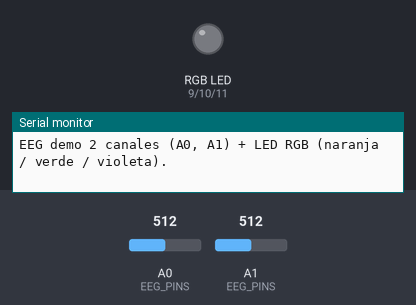
Bench run of a sketch on a simulated Arduino Uno, built with avr-gcc and run on an emulated ATmega328P. On the bench: an RGB LED mixed from three pins (HIGH = lit), the last lines printed to the serial monitor. The inputs (shaded band) are chosen by the test bench; at power-on: A0 (EEG_PINS) = 512, A1 (EEG_PINS) = 512. Dim RGB values are drawn brighter than linear.

Above: at 0.1 s.
At 18.3 s:
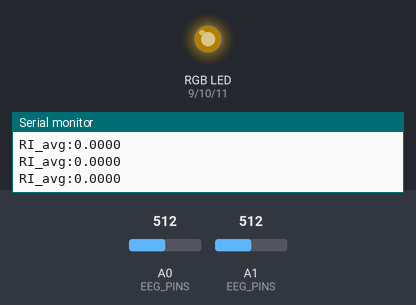
At 38.3 s:
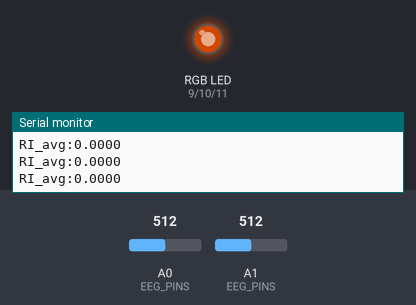
Timing chart, 0 to 40.0 s (numbered marks = the images above):
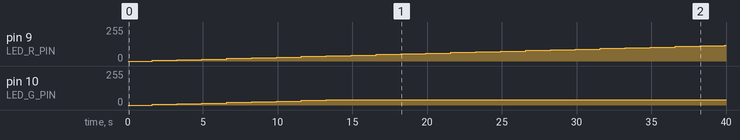

Measured:
- by itself, pin 9 (LED_R_PIN): moves from 0/255 to 120/255 over 38.3 s
- by itself, pin 10 (LED_G_PIN): moves from 0/255 to 40/255 over 11.7 s

The sketch:

2Electrodes_RelaxationIndex_LedRGB.ino
```cpp
#include <arduinoFFT.h>

// ================= FFT CONFIG =================
const uint16_t SAMPLES = 128;               // Potencia de 2
const double SAMPLING_FREQUENCY = 250.0;    // Hz aprox

double vReal[SAMPLES];
double vImag[SAMPLES];

ArduinoFFT<double> FFT = ArduinoFFT<double>(vReal, vImag, SAMPLES, SAMPLING_FREQUENCY);

// ================= EEG CHANNELS =================
// Ahora solo 2 canales: A0 y A1
const uint8_t EEG_PINS[2] = {A0, A1};

// ================= LED RGB =================
// LED RGB de 3 cables (R,G,B) + GND
// Usa pines PWM
const int LED_R_PIN = 9;
const int LED_G_PIN = 10;
const int LED_B_PIN = 11;

// Estados de la lámpara:
// 0 = estrés (naranja), 1 = neutro (verde), 2 = relajado (violeta)
int ledState = -1;

// Color actual y objetivo (para fade suave)
int currentR = 0, currentG = 0, currentB = 0;
int targetR  = 0, targetG  = 0, targetB  = 0;

// Paso de transición: más pequeño = cambio más lento
const int FADE_STEP = 5;   // prueba valores más grandes (10–20) si quieres transición más rápida

// Umbrales del índice de relajación (ajustables)
// RI_avg = alpha / (theta + alpha + beta)
const double TH_STRESS  = 0.30;   // RI_avg < 0.30 → estrés
const double TH_RELAXED = 0.80;   // RI_avg > 0.80 → relajado

// ================= SETUP =================
void setup() {
  Serial.begin(115200);

  // Pines del LED RGB
  pinMode(LED_R_PIN, OUTPUT);
  pinMode(LED_G_PIN, OUTPUT);
  pinMode(LED_B_PIN, OUTPUT);

  // Apagar el LED al inicio
  setColorInstant(0, 0, 0);

  Serial.println("EEG demo 2 canales (A0, A1) + LED RGB (naranja / verde / violeta).");
}

// ================= LOOP =================
void loop() {
  // 1) Calcular índice de relajación para cada canal
  double ri1 = computeRelaxIndex(EEG_PINS[0]);  // A0
  double ri2 = computeRelaxIndex(EEG_PINS[1]);  // A1

  // 2) Promedio de los 2 canales
  double ri_avg = (ri1 + ri2) / 2.0;

  // 3) Decidir estado global y color objetivo
  int newState;
  if (ri_avg < TH_STRESS) {
    // Estrés -> NARANJA
    newState = 0;
    setTargetColor(255, 40, 0);          // naranja
  } else if (ri_avg > TH_RELAXED) {
    // Relajado -> VIOLETA
    newState = 2;
    setTargetColor(220, 0, 100);         // violeta
  } else {
    // Neutro -> VERDE
    newState = 1;
    setTargetColor(120, 255, 120);       // verde
  }

  // 4) Mensaje en Serial solo si cambió el estado
  if (newState != ledState) {
    ledState = newState;
    if (ledState == 0) {
      Serial.println("ESTADO GLOBAL: ESTRES (naranja)");
    } else if (ledState == 1) {
      Serial.println("ESTADO GLOBAL: NEUTRO (verde)");
    } else if (ledState == 2) {
      Serial.println("ESTADO GLOBAL: RELAJADO (violeta)");
    }
  }

  // 5) Actualizar LED RGB con transición suave
  updateLedSmooth();

  // 6) Salida para Serial Plotter: índice de relajación promedio
  Serial.print("RI_avg:");
  Serial.println(ri_avg, 4);

  // Para depurar por canal, descomenta:
  /*
  Serial.print(" RI1:"); Serial.print(ri1, 4);
  Serial.print(" RI2:"); Serial.println(ri2, 4);
  */

  delay(60);
}

// ================= FUNCIONES EEG =================

// Calcula índice de relajación para un canal (un pin analógico)
double computeRelaxIndex(uint8_t eegPin) {
  acquireSamples(eegPin);
  processFFT();

  double thetaPower = bandPower(4.0, 7.0);
  double alphaPower = bandPower(8.0, 12.0);
  double betaPower  = bandPower(13.0, 30.0);

  double total = thetaPower + alphaPower + betaPower + 1e-9;
  double ri = alphaPower / total;

  return ri;
}

// Adquirir SAMPLES desde un pin analógico
void acquireSamples(uint8_t pin) {
  unsigned long sampling_period_us = (unsigned long)(1000000.0 / SAMPLING_FREQUENCY);
  unsigned long microseconds;

  // Calcular offset DC
  long sum = 0;
  const int DC_SAMPLES = 50;
  for (int i = 0; i < DC_SAMPLES; i++) {
    sum += analogRead(pin);
    delay(2);
  }
  double dcOffset = (double)sum / DC_SAMPLES;

  for (uint16_t i = 0; i < SAMPLES; i++) {
    microseconds = micros();

    int raw = analogRead(pin);
    vReal[i] = (double)raw - dcOffset;
    vImag[i] = 0.0;

    while ((micros() - microseconds) < sampling_period_us) {
      // espera ocupada para mantener frecuencia de muestreo
    }
  }
}

// FFT sobre vReal / vImag
void processFFT() {
  FFT.windowing(FFT_WIN_TYP_HAMMING, FFT_FORWARD);
  FFT.compute(FFT_FORWARD);
  FFT.complexToMagnitude();
}

// Potencia en [fLow, fHigh]
double bandPower(double fLow, double fHigh) {
  double power = 0;
  double binWidth = SAMPLING_FREQUENCY / SAMPLES;

  uint16_t iLow  = (uint16_t)round(fLow  / binWidth);
  uint16_t iHigh = (uint16_t)round(fHigh / binWidth);

  if (iHigh >= SAMPLES / 2) {
    iHigh = (SAMPLES / 2) - 1;
  }

  for (uint16_t i = iLow; i <= iHigh; i++) {
    double mag = vReal[i];
    power += mag * mag;
  }

  return power;
}

// ================= CONTROL LED RGB =================

// Definir color objetivo (no instantáneo)
void setTargetColor(int r, int g, int b) {
  targetR = constrain(r, 0, 255);
  targetG = constrain(g, 0, 255);
  targetB = constrain(b, 0, 255);
}

// Actualizar color actual hacia el objetivo y mostrar en el LED RGB
void updateLedSmooth() {
  // R
  if (currentR < targetR) {
    currentR += FADE_STEP;
    if (currentR > targetR) currentR = targetR;
  } else if (currentR > targetR) {
    currentR -= FADE_STEP;
    if (currentR < targetR) currentR = targetR;
  }

  // G
  if (currentG < targetG) {
    currentG += FADE_STEP;
    if (currentG > targetG) currentG = targetG;
  } else if (currentG > targetG) {
    currentG -= FADE_STEP;
    if (currentG < targetG) currentG = targetG;
  }

  // B
  if (currentB < targetB) {
    currentB += FADE_STEP;
    if (currentB > targetB) currentB = targetB;
  } else if (currentB > targetB) {
    currentB -= FADE_STEP;
    if (currentB < targetB) currentB = targetB;
  }

  // En LED RGB cátodo común: valor directo
  analogWrite(LED_R_PIN, currentR);
  analogWrite(LED_G_PIN, currentG);
  analogWrite(LED_B_PIN, currentB);

  // Si tu LED fuera ánodo común, usa:
  // analogWrite(LED_R_PIN, 255 - currentR);
  // analogWrite(LED_G_PIN, 255 - currentG);
  // analogWrite(LED_B_PIN, 255 - currentB);
}

// Fijar color sin fade (solo al inicio)
void setColorInstant(uint8_t r, uint8_t g, uint8_t b) {
  currentR = r;
  currentG = g;
  currentB = b;
  targetR  = r;
  targetG  = g;
  targetB  = b;

  analogWrite(LED_R_PIN, currentR);
  analogWrite(LED_G_PIN, currentG);
  analogWrite(LED_B_PIN, currentB);
}
```
